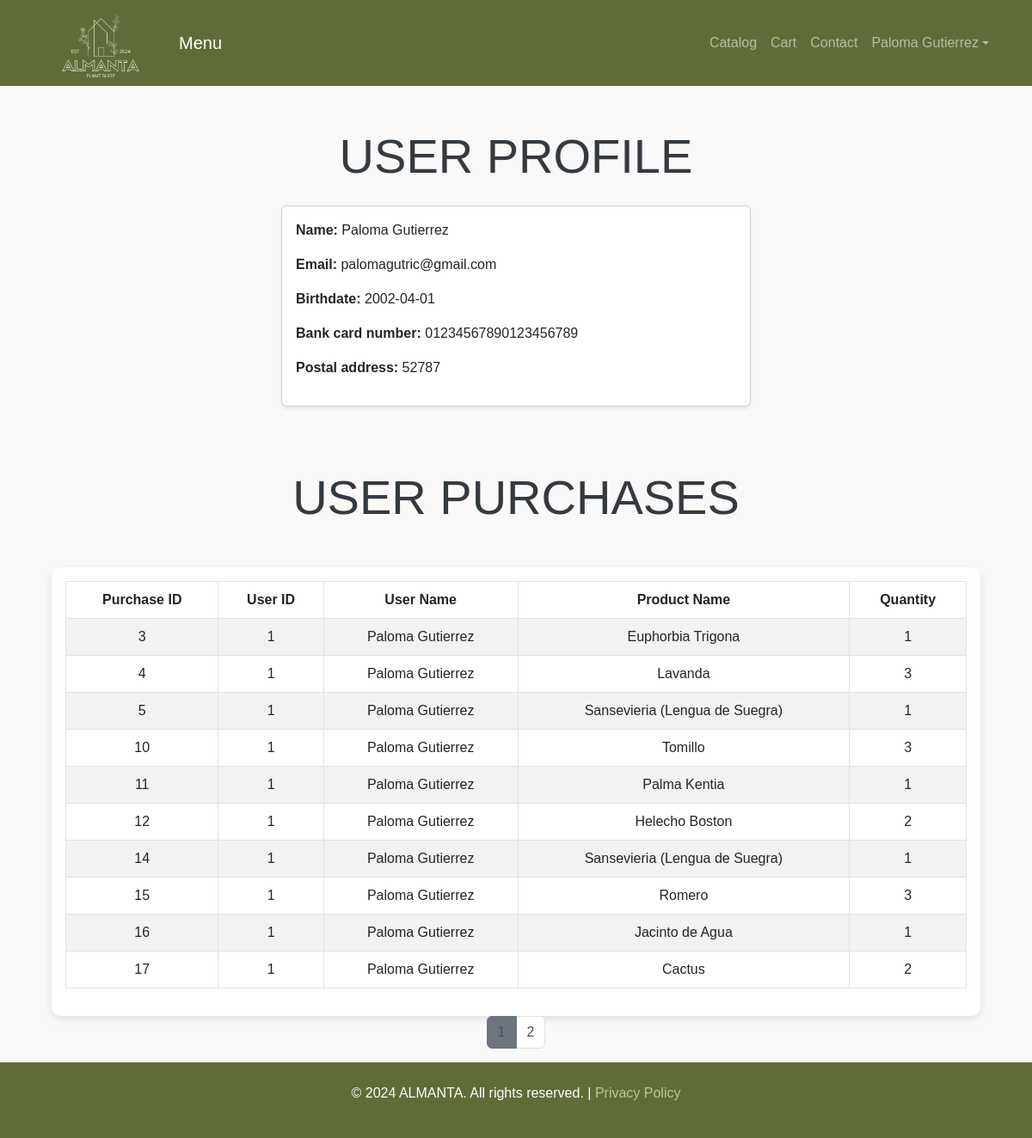
The app's page /php/profile.php (signed in) with its own data.
### tables this page shows
CREATE TABLE `usuarios` (
  `id` int(11) NOT NULL,
  `nombre` varchar(255) NOT NULL,
  `correo` varchar(255) NOT NULL,
  `contraseña` varchar(255) NOT NULL,
  `fecha_nacimiento` date NOT NULL,
  `num_tarjeta_bancaria` varchar(20) NOT NULL,
  `direccion_postal` varchar(255) NOT NULL
);

CREATE TABLE `historial` (
  `id_compra` int(11) NOT NULL,
  `id_usuario` int(11) NOT NULL,
  `id_producto` int(11) NOT NULL,
  `cantidad` int(11) NOT NULL
);

CREATE TABLE `productos` (
  `id` int(11) NOT NULL,
  `nombre` varchar(255) NOT NULL,
  `alt_nombre` varchar(50) NOT NULL,
  `descripcion` varchar(255) NOT NULL,
  `fotos` varchar(255) NOT NULL,
  `precio` decimal(10,2) NOT NULL,
  `cantidad_almacen` int(10) UNSIGNED NOT NULL,
  `fabricante` varchar(255) NOT NULL,
  `origen` varchar(255) NOT NULL,
  `seccion` varchar(50) NOT NULL
);

### php/profile.php (the view, shortened to what this page needs)
<?php
include('conection.php');
$user_id = $_SESSION['user_id'];
$query = "SELECT * FROM usuarios WHERE id = '$user_id'";
$result = mysqli_query($con, $query);
if ($result && mysqli_num_rows($result) == 1) {
    $user = mysqli_fetch_assoc($result);
} else {
    echo "Usuario no encontrado.";
    exit();
}
$limit = 10;
$page = isset($_GET['page']) ? $_GET['page'] : 1;
$offset = ($page - 1) * $limit;
$total_query = "SELECT COUNT(*) AS total FROM historial";
$total_result = mysqli_query($con, $total_query);
$total_rows = mysqli_fetch_assoc($total_result)['total'];
$total_pages = ceil($total_rows / $limit);
$sql = "SELECT
    historial.id_compra AS Purchase_ID,
    historial.id_usuario AS User_ID,
    usuarios.nombre AS User_Name,
    productos.nombre AS Product_Name,
    historial.cantidad AS Quantity
FROM
    historial
JOIN
    usuarios ON historial.id_usuario = usuarios.id
JOIN
    productos ON historial.id_producto = productos.id";
if ($user_id) {
    $sql .= " WHERE historial.id_usuario = $user_id";
}
$sql .= " ORDER BY historial.id_compra ASC LIMIT $limit OFFSET $offset";
$result = mysqli_query($con, $sql);
?>
<!DOCTYPE php>
<php lang="en">
    <head>
        <link href="https://cdn.jsdelivr.net/npm/bootstrap@5.3.0/dist/css/bootstrap.min.css" rel="stylesheet">
        <link rel="stylesheet" href="../css/style.css">
    </head>
    <body>
        <nav class="navbar navbar-expand-lg navbar-dark navbar-custom">
            <div class="container">
                <a href="../index.php" class="navbar-brand">
                    <img src="../img/ALMANTA_logo2.png" alt="Almanta Logo" class="logo" width="300">
                </a>
                <a class="navbar-brand" href="../index.php">Menu</a>
                <div class="collapse navbar-collapse" id="navbarNav">
                    <ul class="navbar-nav ms-auto">
                        <li class="nav-item"><a class="nav-link" href="catalog.php">Catalog</a></li>
                        <li class="nav-item"><a class="nav-link" href="cart.php">Cart</a></li>
                        <li class="nav-item"><a class="nav-link" href="contact.php">Contact</a></li>
                        <li class="nav-item dropdown">
                            <a class="nav-link dropdown-toggle d-flex align-items-center" href="#" id="userDropdown"
                                role="button" data-bs-toggle="dropdown" aria-expanded="false">
                                <?php echo isset($_SESSION['user_name']) ? $_SESSION['user_name'] : 'User'; ?>
                            </a>
                        </li>
                    </ul>
                </div>
            </div>
        </nav>
        <div class="container py-5">
            <h2 class="display-4 text-center mb-4">USER PROFILE</h2>
            <div class="row justify-content-center">
                <div class="col-md-6">
                    <div class="card shadow-sm">
                        <div class="card-body">
                            <p><strong>Name:</strong> <?php echo htmlspecialchars($user['nombre']); ?></p>
                            <p><strong>Email:</strong> <?php echo htmlspecialchars($user['correo']); ?></p>
                            <p><strong>Birthdate:</strong>
                                <?php echo htmlspecialchars($user['fecha_nacimiento']); ?></p>
                            <p><strong>Bank card number:</strong>
                                <?php echo htmlspecialchars($user['num_tarjeta_bancaria']); ?></p>
                            <p><strong>Postal address:</strong>
                                <?php echo htmlspecialchars($user['direccion_postal']); ?>
                            </p>
                        </div>
                    </div>
                </div>
            </div>
            <br>
        </div>
        <h2 class="display-4 text-center mb-4">USER PURCHASES</h2>
        <div class="container table-container">
            <table class="table table-striped table-bordered">
                <thead>
                    <tr>
                        <th>Purchase ID</th>
                        <th>User ID</th>
                        <th>User Name</th>
                        <th>Product Name</th>
                        <th>Quantity</th>
                    </tr>
                </thead>
                <tbody>
                    <?php while ($row = mysqli_fetch_assoc($result)): ?>
                        <tr>
                            <td><?php echo htmlspecialchars($row['Purchase_ID']); ?></td>
                            <td><?php echo htmlspecialchars($row['User_ID']); ?></td>
                            <td><?php echo htmlspecialchars($row['User_Name']); ?></td>
                            <td><?php echo htmlspecialchars($row['Product_Name']); ?></td>
                            <td><?php echo htmlspecialchars($row['Quantity']); ?></td>
                        </tr>
                    <?php endwhile; ?>
                </tbody>
            </table>
        </div>
        <nav>
            <ul class="pagination">
                <?php for ($i = 1; $i <= $total_pages; $i++): ?>
                    <li class="page-item <?php echo $i == $page ? 'active' : ''; ?>">
                        <a class="page-link"
                            href="?page=<?php echo $i; ?>&user_id=<?php echo htmlspecialchars($user_id); ?>">
                            <?php echo $i; ?>
                        </a>
                    </li>
                <?php endfor; ?>
            </ul>
        </nav>
        <footer class="footer py-4 text-center">
            <p>&copy; 2024 ALMANTA. All rights reserved. | <a href="" style="color: white;">Privacy
                    Policy</a></p>
        </footer>
    </body>
</php>

### css/style.css (style rules this page uses)
body { font-family: 'Arial', sans-serif; color: var(--text-color); background-color: var(--bg-light); }
.navbar, .footer { background-color: var(--theme-color); }
.navbar { padding-top: 0; padding-bottom: 0; height: 100px; }
.navbar .logo { max-height: 150px; height: auto; width: auto; padding: 0; margin: 0; }
.footer p { color: white; }
.text-center a { color: #BBC893 !important; text-decoration: none; }

### php/profile.php (style rules this page uses)
.table-container { margin-top: 3rem; padding: 1rem; background-color: #fff; border-radius: 10px; box-shadow: 0 4px 10px rgba(0, 0, 0, 0.1); max-width: 90%; margin-left: auto; margin-right: auto; }
.table thead { background-color: #495057; color: white; }
.table th, .table td { text-align: center; vertical-align: middle; padding: 0.75rem; }
.pagination { justify-content: center; }
.pagination .page-link { color: #495057; }
.pagination .page-item.active .page-link { background-color: #6c757d; border-color: #6c757d; }

### records on screen
usuarios: nombre "Paloma Gutierrez", correo "palomagutric@gmail.com", fecha_nacimiento "2002-04-01", num_tarjeta_bancaria "01234567890123456789", direccion_postal "52787"
historial: id_compra "3", id_usuario "1", id_usuario.nombre "Paloma Gutierrez", id_producto.nombre "Euphorbia Trigona", cantidad "1"
historial: id_compra "4", id_usuario "1", id_usuario.nombre "Paloma Gutierrez", id_producto.nombre "Lavanda", cantidad "3"
historial: id_compra "5", id_usuario "1", id_usuario.nombre "Paloma Gutierrez", id_producto.nombre "Sansevieria (Lengua de Suegra)", cantidad "1"
historial: id_compra "10", id_usuario "1", id_usuario.nombre "Paloma Gutierrez", id_producto.nombre "Tomillo", cantidad "3"
historial: id_compra "11", id_usuario "1", id_usuario.nombre "Paloma Gutierrez", id_producto.nombre "Palma Kentia", cantidad "1"
historial: id_compra "12", id_usuario "1", id_usuario.nombre "Paloma Gutierrez", id_producto.nombre "Helecho Boston", cantidad "2"
historial: id_compra "14", id_usuario "1", id_usuario.nombre "Paloma Gutierrez", id_producto.nombre "Sansevieria (Lengua de Suegra)", cantidad "1"
historial: id_compra "15", id_usuario "1", id_usuario.nombre "Paloma Gutierrez", id_producto.nombre "Romero", cantidad "3"
historial: id_compra "16", id_usuario "1", id_usuario.nombre "Paloma Gutierrez", id_producto.nombre "Jacinto de Agua", cantidad "1"
historial: id_compra "17", id_usuario "1", id_usuario.nombre "Paloma Gutierrez", id_producto.nombre "Cactus", cantidad "2"

### other values on screen
$_SESSION['user_name'] "Paloma Gutierrez"
